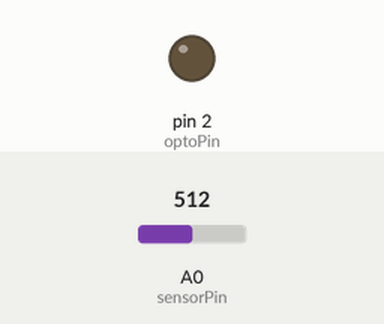
Simulated run of this sketch. Board: Arduino Uno, built with avr-gcc and run on an emulated ATmega328P. On the bench: output pins drawn as LEDs (lit = HIGH). Inputs (shaded band) come from the test bench; at power-on: A0 (sensorPin) = 512. What the sketch prints to the serial monitor is not drawn.

Above: at 10.8 s.
10.9 s: A0 (sensorPin) set to 325
12.4 s: A0 (sensorPin) set to 289
15.4 s: A0 (sensorPin) set to 162
18.4 s: A0 (sensorPin) set to 136
Timing chart, 0 to 20.9 s (numbered marks = the images above; inputs shaded):
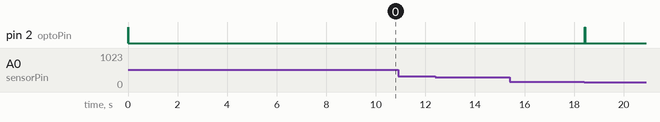

The sketch:

p15_HackingButtons.ino
```cpp
/*
  Arduino Starter Kit example
  Project 15 - Hacking Buttons

  This sketch is written to accompany Project 15 in the Arduino Starter Kit

  Parts required:
  - battery powered component
  - 220 ohm resistor
  - 4N35 optocoupler

  created 18 Sep 2012
  by Scott Fitzgerald

  https://store.arduino.cc/genuino-starter-kit

  This example code is part of the public domain.
*/

const int optoPin = 2;  // the pin the optocoupler is connected to
const int sensorPin = A0;
int sensorVal;
float temperature;
bool fanState = 0;

void setup() {
  Serial.begin(9600);
  // make the pin with the optocoupler an output
  pinMode(optoPin, OUTPUT);
}

void loop() {
  sensorVal = analogRead(sensorPin);
  temperature = ((sensorVal * 5 / 1024.0) - 0.5) * 100;
  Serial.print("Temperature: ");
  Serial.println(temperature);

  if (temperature >= 25 && fanState == 0) {
    digitalWrite(optoPin, HIGH);  // pull pin 2 HIGH, activating the optocoupler

    delay(15);  // give the optocoupler a moment to activate

    digitalWrite(optoPin, LOW);  // pull pin 2 low until you're ready to activate again
    fanState = 1;                //the fan is on
    delay(10000);                // wait for 10 seconds
  } else if (temperature < 25 && fanState == 1) {
    digitalWrite(optoPin, HIGH);  // pull pin 2 HIGH, activating the optocoupler

    delay(15);  // give the optocoupler a moment to activate

    digitalWrite(optoPin, LOW);  // pull pin 2 low until you're ready to activate again
    fanState = 0;                //the fan is on
    delay(10000);                // wait for 10 seconds
  }
}
```

Measured:
- after the input at 10.9 s, every drawn part: stays the same
- after the input at 12.4 s, every drawn part: stays the same
- after the input at 15.4 s, every drawn part: stays the same
- after the input at 18.4 s, pin 2 (optoPin): LOW → HIGH at once, → LOW 0.02 s later
